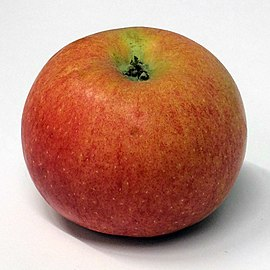
#> input picture Aufgaben/2023_wise_ki1_a4-master/bilder/apfel.jpg, 270 x 270 px
$ python main.py
#> lines starting #> are read from the running program, lines starting #| are printed output that depends on the picture; after the words box and inside, x2 and y2 are one past the last pixel; in counts of white or black regions, pixels touching at a corner belong together
### Aufgaben/2023_wise_ki1_a4-master/schwellwert.py
from copy import copy


def oberer_schwellwert(grauwert_bild, schwellwert: float):
    neu = copy(grauwert_bild)
    # TODO: Diese Funktion setzt alle Anteile im Schwarz-Weiß-Bild über dem oberen Schwellwert auf 255
    # Achte darauf nicht das Originalbild (grauwert_bild) zu verändern, sondern die Variable neu
    for i in range(neu.shape[0]):
        for j in range(neu.shape[1]):
            scale = neu[i, j]

            if scale > schwellwert:
                neu[i, j] = 255


    return neu


# TODO: Schreibe die Funktion für den unteren Schwellwert
def unterer_schwellwert(grauwert_bild, schwellwert: float):
    neu = copy(grauwert_bild)
    # TODO: Diese Funktion setzt alle Anteile im Schwarz-Weiß-Bild unter dem unteren Schwellwert auf 0
    # Achte darauf nicht das Originalbild (grauwert_bild) zu verändern, sondern die Variable neu
    for i in range(neu.shape[0]):
        for j in range(neu.shape[1]):
            scale = neu[i, j]

            if scale < schwellwert:
                neu[i, j] = 0
    return neu

### Aufgaben/2023_wise_ki1_a4-master/histogram.py
import matplotlib.pylab as plt
import numpy as np


def histogramm_aus_liste(data: list):
    # TODO: Erstelle ein Histogramm zu den Daten, siehe Vorlesung.
    # verwende einen passenden Datencontainer (Liste, Array, Dictionary, ... ?)
    # Hinweis: Schaue dich in den anderen histogram.py Funktionen um und schaue, welcher Datencontainer verwendet wird
    # Hinweis: zum besseren Verständniss sollte dieser Aufgabenteil ohne Bibliotheksfuntionen gelöst werden
    # Hinweis: versuche stattdessen, die Pixelwerte "manuell" zu zählen, also wie oft jeder Wert in der Liste vorkommt
    data.sort()
    histogram = np.histogram(data, bins=256, range=(0, 255))[0]
    plt.bar(range(256), histogram)
    plt.title("Histogramm")
    plt.xlabel("Sortierte Pixel nach Größe")
    plt.ylabel("Werte von 0 - 255")
    plt.show()

    pass

# [35 lines left out: function histogramm_aus_liste2, not called in this run]


def graubild_zu_liste(image: np.ndarray):
    # TODO Erstelle eine sortierte Liste aller Pixelwerte des Graubildes
    # Hinweis: zum Sortieren der Liste bietet sich die Funktion <listevariable>.sort() an
    data = []
    for i in range(image.shape[0]):
        for j in range(image.shape[1]):
            data.append(image[i, j])
    data.sort()
    return data

# [8 lines left out: function graubild_zu_liste2, not called in this run]


def histogramm_graubild(image: np.ndarray):
    # Kombiniert die Funtionen für einfacheren Aufruf
    data = graubild_zu_liste(image=image)
    histogram = histogramm_aus_liste(data=data)
    return histogram


# [106 lines left out: functions plot_histogram, get_lower_threshold_from_histogram, get_lower_threshold_from_histogram2, get_upper_threshold_from_histogram, not called in this run]

### Aufgaben/2023_wise_ki1_a4-master/main.py
import cv2
from schwellwert import oberer_schwellwert, unterer_schwellwert
from histogram import histogramm_graubild, plot_histogram, get_lower_threshold_from_histogram

# Hinweis: pip install -r requirements.txt  installiert alle benötigten Pakete
# Hinweis2: Fenster über eine Taste (auf dem Keyboard) schließen: cv2.waitKey(0)

img = cv2.imread('bilder/apfel.jpg')
#> img is the input picture: shape (270, 270, 3); mean B, G, R 126.4, 144.3, 191.9

graubild = cv2.cvtColor(img, cv2.COLOR_BGR2GRAY)
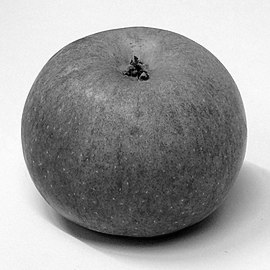
#> graubild: shape (270, 270); min 0, max 255, mean 156.5
cv2.imshow('Graubild', graubild)
# um sich das Bild anzeigen zu lassen, muss die folgende Zeile auskommentiert werden
# cv2.waitKey(0)
# cv2.destroyAllWindows()


# TODO: Finde einen guten oberen Schwellwert für das Beispielbild (durch Testen verschiedener Werte)
guter_oberer_schwellwert = 123
guter_unterer_schwellwert = 35

# Anwendung beider Schwellwerte auf das Graubild
result = oberer_schwellwert(grauwert_bild=graubild, schwellwert=guter_oberer_schwellwert)
#> after the loop in oberer_schwellwert, `for i in range(neu.shape[0]):`:
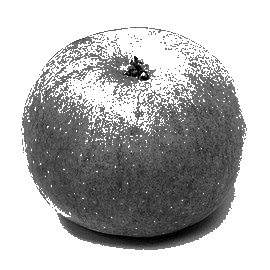
#> neu: shape (270, 270); min 0, max 255, mean 181.9
result = unterer_schwellwert(grauwert_bild=result, schwellwert=guter_unterer_schwellwert)
#> after the loop in unterer_schwellwert, `for i in range(neu.shape[0]):`: neu: shape (270, 270); 1.3% of pixels changed, all inside (x1, y1, x2, y2) = (80, 56, 209, 245)

cv2.imshow('schwellwert ', result)


# TODO: verwende die selbstgeschriebenen Funktionen, um ein Histogramm zu erstellen und plotte es anschließend
histogramm_graubild(graubild)
#> after the loop in graubild_zu_liste, `for i in range(image.shape[0]):`: data = 72900 items
#> in histogramm_aus_liste, `histogram = np.histogram(data, bins=256, range=(0, 255))[0]`: histogram = 256 values, max 3059 at index 243, min 6 at index 0, mean 284.8
histogramm_graubild(result)

print("Close the Windows by pressing any key")
# Die folgende Zeile sollte für pytests auskommentiert werden:
cv2.waitKey(0)
cv2.destroyAllWindows()
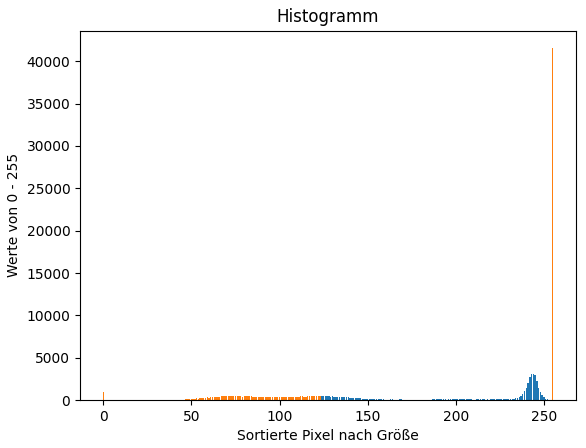
#> figure drawn by matplotlib, 1 panel; tallest bar 3059 high, from x = 242.6 to 243.4; tallest bar 41537 high, from x = 254.6 to 255.4

$ run again, with Aufgaben/2023_wise_ki1_a4-master/bilder/a_bar_somewhere.jpg copied over Aufgaben/2023_wise_ki1_a4-master/bilder/apfel.jpg
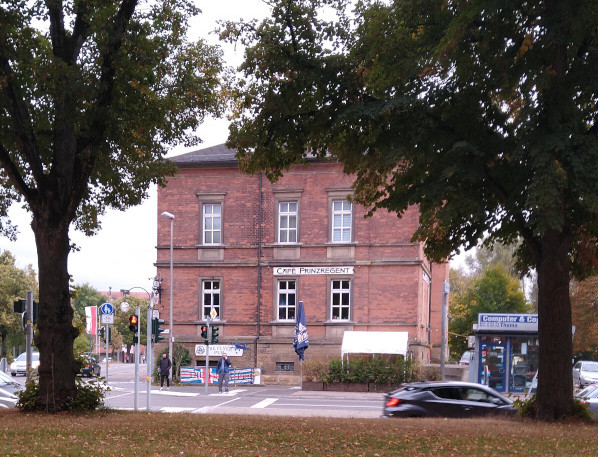
#> input picture Aufgaben/2023_wise_ki1_a4-master/bilder/a_bar_somewhere.jpg, 598 x 457 px
#> img is the input picture: shape (457, 598, 3); mean B, G, R 87.9, 91, 103.3
#> after the loop in unterer_schwellwert, `for i in range(neu.shape[0]):`:
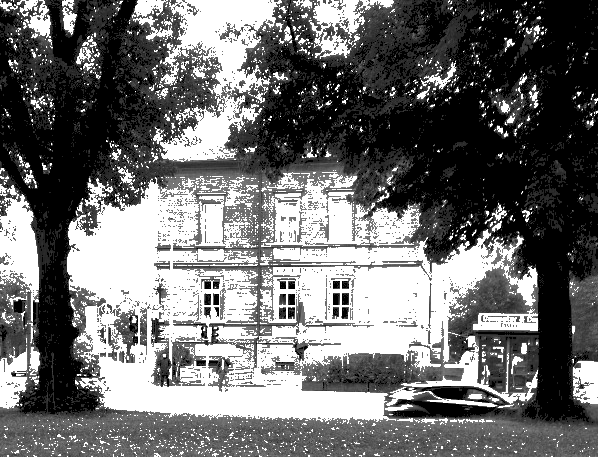
#> neu: shape (457, 598); min 0, max 255, mean 110.7
#> after the loop in graubild_zu_liste, `for i in range(image.shape[0]):`: data = 273286 items
#> histogram = 256 values, max 7476 at index 255, min 3 at index 0, mean 1067.5
#> `cv2.destroyAllWindows()`:
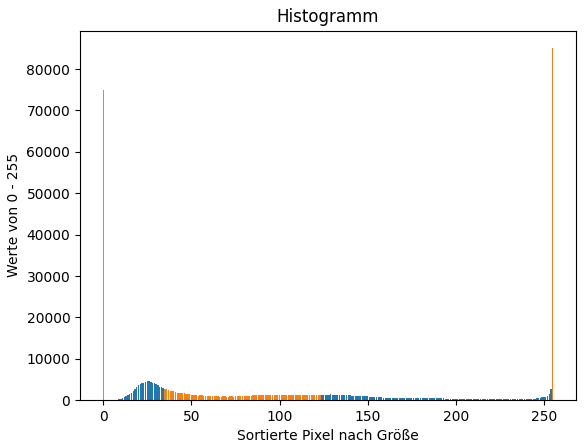
#> figure drawn by matplotlib, 1 panel; tallest bar 7476 high, from x = 254.6 to 255.4; tallest bar 85053 high, from x = 254.6 to 255.4

$ run again, with Aufgaben/2023_wise_ki1_a4-master/bilder/aepfel_auf_holz.jpg copied over Aufgaben/2023_wise_ki1_a4-master/bilder/apfel.jpg
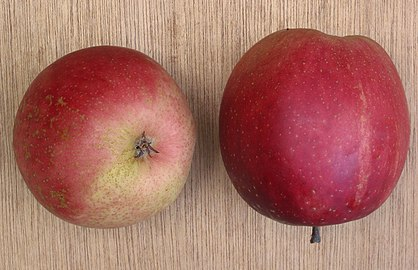
#> input picture Aufgaben/2023_wise_ki1_a4-master/bilder/aepfel_auf_holz.jpg, 418 x 270 px
#> img is the input picture: shape (270, 418, 3); mean B, G, R 100.1, 110.7, 168.4
#> after the loop in oberer_schwellwert, `for i in range(neu.shape[0]):`:
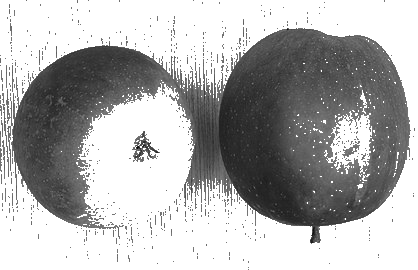
#> neu: shape (270, 418); min 4, max 255, mean 177.6
#> after the loop in graubild_zu_liste, `for i in range(image.shape[0]):`: data = 112860 items
#> histogram = 256 values, max 1198 at index 167, min 0 at index 0, mean 440.9
#> `cv2.destroyAllWindows()`:
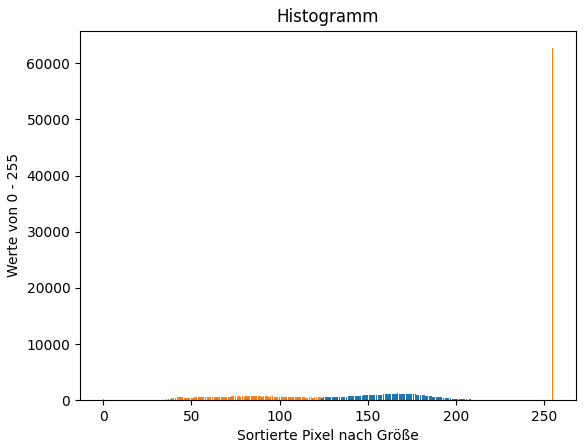
#> figure drawn by matplotlib, 1 panel; tallest bar 1198 high, from x = 166.6 to 167.4; tallest bar 62670 high, from x = 254.6 to 255.4

$ run again, with Aufgaben/2023_wise_ki1_a4-master/bilder/merkel-blazer.jpg copied over Aufgaben/2023_wise_ki1_a4-master/bilder/apfel.jpg
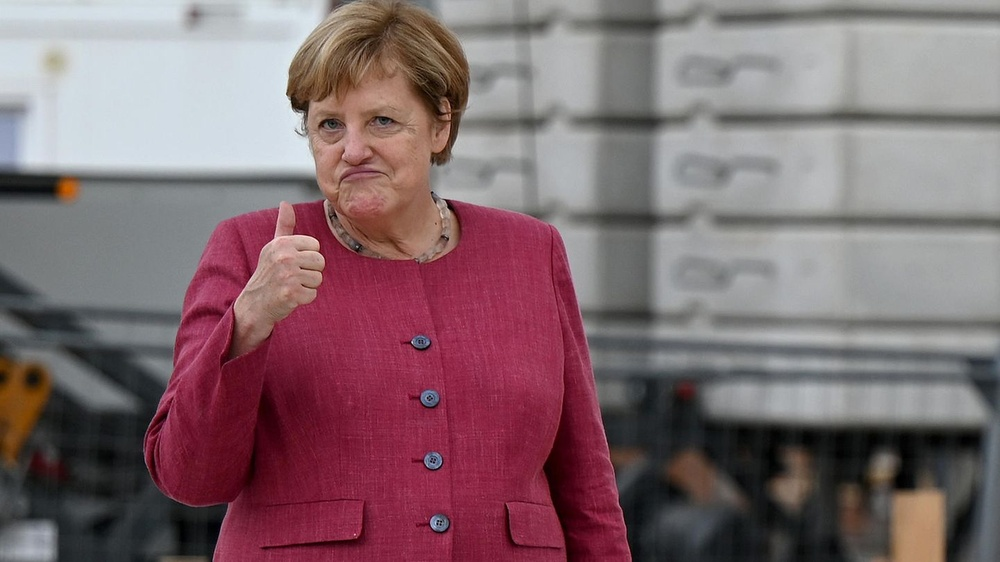
#> input picture Aufgaben/2023_wise_ki1_a4-master/bilder/merkel-blazer.jpg, 1000 x 562 px, shrunk from 1440 x 810 before the run
#> img is the input picture: shape (562, 1000, 3); mean B, G, R 110.9, 105.7, 129.4
#> after the loop in oberer_schwellwert, `for i in range(neu.shape[0]):`:
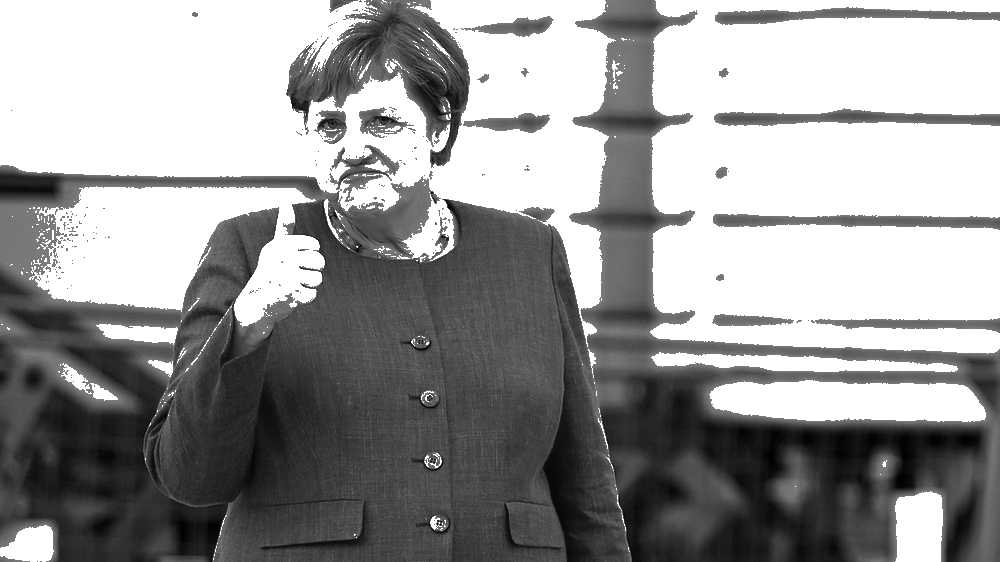
#> neu: shape (562, 1000); min 0, max 255, mean 152.5
#> after the loop in graubild_zu_liste, `for i in range(image.shape[0]):`: data = 562000 items
#> histogram = 256 values, max 9655 at index 218, min 0 at index 241, mean 2195.3
#> `cv2.destroyAllWindows()`:
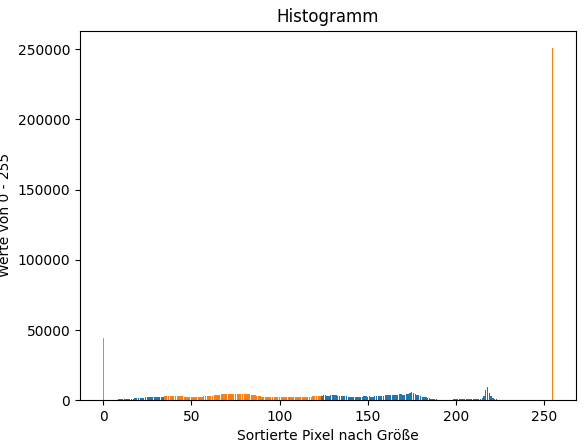
#> figure drawn by matplotlib, 1 panel; tallest bar 9655 high, from x = 217.6 to 218.4; tallest bar 250726 high, from x = 254.6 to 255.4
